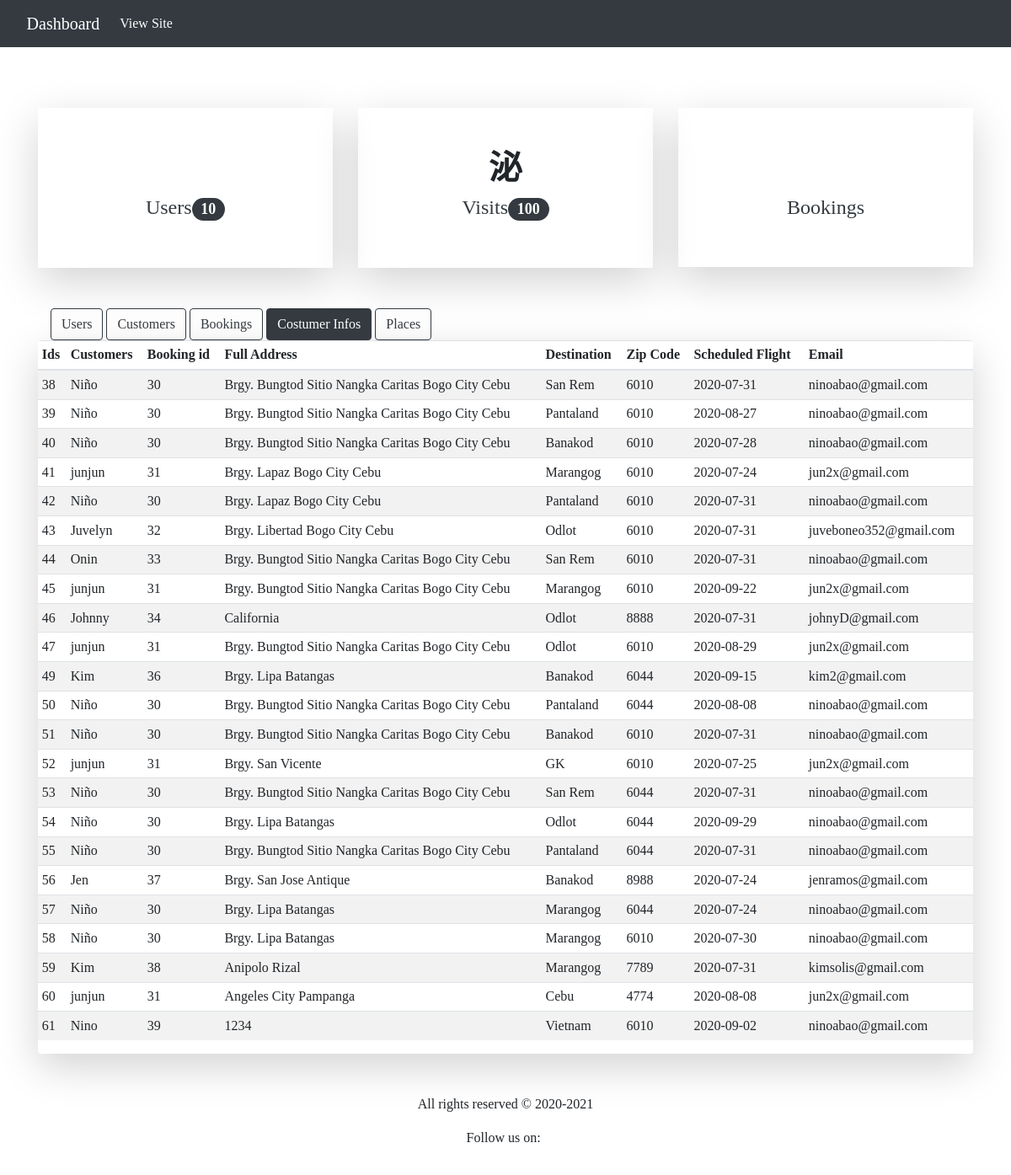
The page /dashboard/dashboard-customer-infos/ (signed in) on the database its author committed.
### travel/models.py (models this page shows, shortened)
class CustomerInfo(models.Model):
	customer = models.ForeignKey(Customer, on_delete=models.SET_NULL, blank=True, null=True)
	booking = models.ForeignKey(Booking, on_delete=models.SET_NULL, blank=True, null=True)
	full_address = models.CharField(max_length=100, null=True)
	destination = models.CharField(max_length=100, null=True)
	zipcode = models.CharField(max_length=100, null=True)
	booking_date = models.CharField(max_length=100, null=True)
	email = models.EmailField(max_length=100, null=True)
	date_added = models.DateTimeField(auto_now_add=True)

class Customer(models.Model):
	user = models.CharField(max_length=100, null=True)
	first_name = models.CharField(max_length=100, null=True)
	last_name = models.CharField(max_length=100, null=True)
	def __str__(self):
		return self.first_name

class Booking(models.Model):
	customer = models.ForeignKey(Customer, on_delete=models.SET_NULL, blank=True, null=True)
	date_booked = models.DateTimeField(auto_now_add=True)
	complete = models.BooleanField(default=False, null=True, blank=True)
	transaction_id = models.CharField(max_length=100, null=True)
	def __str__(self):
		return str(self.id)

### travel_crm/views.py (the view)
# urls.py: path('dashboard-customer-infos/',DashboardCustomerInfos.as_view(), name="travel-dashboard-customer-infos"),
@method_decorator(staff_member_required, name='dispatch')
class DashboardCustomerInfos(ListView):
	model = CustomerInfo
	template_name = 'travel_crm/dashboard-customer-infos.html'
	context_object_name = 'customerinfos'
	extra_context = {
		'title':'Customer Infos'
	}

### travel_crm/templates/travel_crm/dashboard-customer-infos.html
{% extends "travel_crm/base.html" %}
{% block content %}
	<div class="container mt-3 mb-5">
		<div class="row">
			<div class="col-lg-12">
				<div class="container">
					<a href="{% url 'travel-dashboard-users' %}" class="btn btn-outline-dark">Users</a>
					<a href="{% url 'travel-dashboard-customers' %}" class="btn btn-outline-dark">Customers</a>
					<a href="{% url 'travel-dashboard-bookings' %}" class="btn btn-outline-dark">Bookings</a>
					<a href="{% url 'travel-dashboard-customer-infos' %}" class="btn btn-dark">Costumer Infos</a>
					<a href="{% url 'travel-dashboard-places' %}" class="btn btn-outline-dark">Places</a>
				</div>
				<div class="table-responsive shadow-lg rounded">
	        <table class="table table-striped table-sm">
	          <thead>
	            <tr>
	              <th>Ids</th>
	              <th>Customers</th>
	              <th>Booking id</th>
	              <th>Full Address</th>
	              <th>Destination</th>
	              <th>Zip Code</th>
	              <th>Scheduled Flight</th>
	              <th>Email</th>
	            </tr>
	          </thead>
	          <tbody>
	          	{% for customerinfo in customerinfos %}
		            <tr>
		            	<td>{{ customerinfo.id }}</td>
		            	<td>{{ customerinfo.customer }}</td>
		            	<td>{{ customerinfo.booking }}</td>
		              <td>{{ customerinfo.full_address }}</td>
		              <td>{{ customerinfo.destination }}</td>
		              <td>{{ customerinfo.zipcode }}</td>
		              <td>{{ customerinfo.booking_date }}</td>
		              <td>{{ customerinfo.email }}</td>
		            </tr>
	            {% endfor %}
	          </tbody>
	        </table>
	      </div>
			</div>
		</div>
	</div>
{% endblock content %}

### rows shown on the page
CustomerInfo: id "38", customer "Niño", booking "30", full_address "Brgy. Bungtod Sitio Nangka Caritas Bogo City Cebu", destination "San Rem", zipcode "6010", booking_date "2020-07-31", email "ninoabao@gmail.com"
CustomerInfo: id "39", customer "Niño", booking "30", full_address "Brgy. Bungtod Sitio Nangka Caritas Bogo City Cebu", destination "Pantaland", zipcode "6010", booking_date "2020-08-27", email "ninoabao@gmail.com"
CustomerInfo: id "40", customer "Niño", booking "30", full_address "Brgy. Bungtod Sitio Nangka Caritas Bogo City Cebu", destination "Banakod", zipcode "6010", booking_date "2020-07-28", email "ninoabao@gmail.com"
CustomerInfo: id "41", customer "junjun", booking "31", full_address "Brgy. Lapaz Bogo City Cebu", destination "Marangog", zipcode "6010", booking_date "2020-07-24", email "jun2x@gmail.com"
CustomerInfo: id "42", customer "Niño", booking "30", full_address "Brgy. Lapaz Bogo City Cebu", destination "Pantaland", zipcode "6010", booking_date "2020-07-31", email "ninoabao@gmail.com"
CustomerInfo: id "43", customer "Juvelyn", booking "32", full_address "Brgy. Libertad Bogo City Cebu", destination "Odlot", zipcode "6010", booking_date "2020-07-31", email "juveboneo352@gmail.com"
CustomerInfo: id "44", customer "Onin", booking "33", full_address "Brgy. Bungtod Sitio Nangka Caritas Bogo City Cebu", destination "San Rem", zipcode "6010", booking_date "2020-07-31", email "ninoabao@gmail.com"
CustomerInfo: id "45", customer "junjun", booking "31", full_address "Brgy. Bungtod Sitio Nangka Caritas Bogo City Cebu", destination "Marangog", zipcode "6010", booking_date "2020-09-22", email "jun2x@gmail.com"
CustomerInfo: id "46", customer "Johnny", booking "34", full_address "California", destination "Odlot", zipcode "8888", booking_date "2020-07-31", email "johnyD@gmail.com"
CustomerInfo: id "47", customer "junjun", booking "31", full_address "Brgy. Bungtod Sitio Nangka Caritas Bogo City Cebu", destination "Odlot", zipcode "6010", booking_date "2020-08-29", email "jun2x@gmail.com"
CustomerInfo: id "49", customer "Kim", booking "36", full_address "Brgy. Lipa Batangas", destination "Banakod", zipcode "6044", booking_date "2020-09-15", email "kim2@gmail.com"
CustomerInfo: id "50", customer "Niño", booking "30", full_address "Brgy. Bungtod Sitio Nangka Caritas Bogo City Cebu", destination "Pantaland", zipcode "6044", booking_date "2020-08-08", email "ninoabao@gmail.com"
CustomerInfo: id "51", customer "Niño", booking "30", full_address "Brgy. Bungtod Sitio Nangka Caritas Bogo City Cebu", destination "Banakod", zipcode "6010", booking_date "2020-07-31", email "ninoabao@gmail.com"
CustomerInfo: id "52", customer "junjun", booking "31", full_address "Brgy. San Vicente", destination "GK", zipcode "6010", booking_date "2020-07-25", email "jun2x@gmail.com"
CustomerInfo: id "53", customer "Niño", booking "30", full_address "Brgy. Bungtod Sitio Nangka Caritas Bogo City Cebu", destination "San Rem", zipcode "6044", booking_date "2020-07-31", email "ninoabao@gmail.com"
CustomerInfo: id "54", customer "Niño", booking "30", full_address "Brgy. Lipa Batangas", destination "Odlot", zipcode "6044", booking_date "2020-09-29", email "ninoabao@gmail.com"
CustomerInfo: id "55", customer "Niño", booking "30", full_address "Brgy. Bungtod Sitio Nangka Caritas Bogo City Cebu", destination "Pantaland", zipcode "6044", booking_date "2020-07-31", email "ninoabao@gmail.com"
CustomerInfo: id "56", customer "Jen", booking "37", full_address "Brgy. San Jose Antique", destination "Banakod", zipcode "8988", booking_date "2020-07-24", email "jenramos@gmail.com"
CustomerInfo: id "57", customer "Niño", booking "30", full_address "Brgy. Lipa Batangas", destination "Marangog", zipcode "6044", booking_date "2020-07-24", email "ninoabao@gmail.com"
CustomerInfo: id "58", customer "Niño", booking "30", full_address "Brgy. Lipa Batangas", destination "Marangog", zipcode "6010", booking_date "2020-07-30", email "ninoabao@gmail.com"
CustomerInfo: id "59", customer "Kim", booking "38", full_address "Anipolo Rizal", destination "Marangog", zipcode "7789", booking_date "2020-07-31", email "kimsolis@gmail.com"
CustomerInfo: id "60", customer "junjun", booking "31", full_address "Angeles City Pampanga", destination "Cebu", zipcode "4774", booking_date "2020-08-08", email "jun2x@gmail.com"
CustomerInfo: id "61", customer "Nino", booking "39", full_address "1234", destination "Vietnam", zipcode "6010", booking_date "2020-09-02", email "ninoabao@gmail.com"
